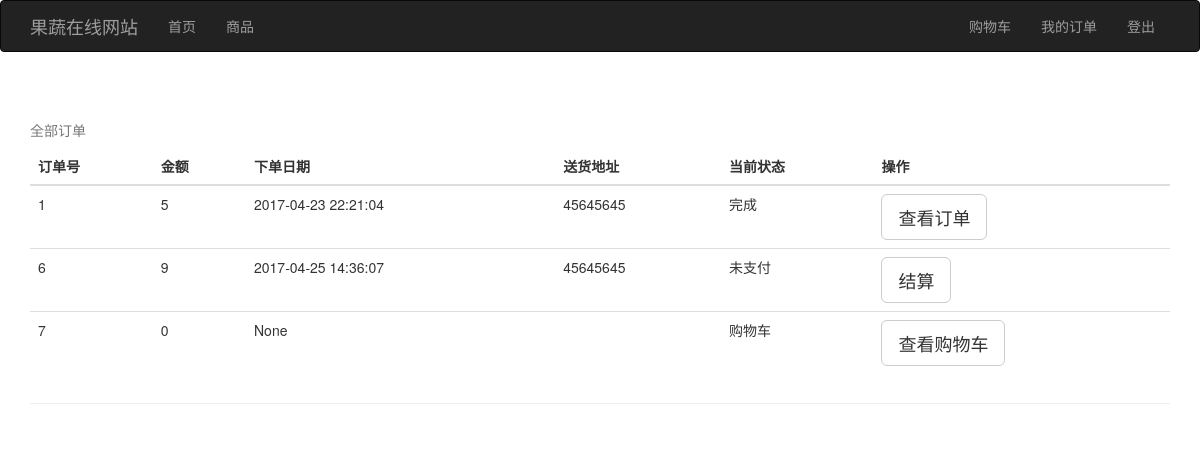
Page /list (signed in) on the committed database.
### app/models.py (models this page shows, shortened)
class Order(db.Model):
    id = db.Column(db.Integer, primary_key=True)
    cost = db.Column(db.Integer)
    time = db.Column(db.DateTime)
    user_id = db.Column(db.Integer, db.ForeignKey('user.id'))
    address = db.Column(db.String(30))
    status = db.Column(db.String(5))  # 订单属性:购物车,未支付,待发货,已发货,完成
    items = db.relationship('OrderItem', backref='order', lazy='dynamic')

### app/views.py (the view)
@app.route('/list')
@login_required
def list():
    user = User.query.filter_by(id=g.user.id).first()
    return render_template('list.html', user=user)

### app/views.py (called while the page is built)
@app.before_request
def before_request():
    g.user = current_user

@lm.user_loader
def load_user(id):
    return User.query.get(int(id))

### app/templates/list.html
{% extends "base.html" %}
{% block page_content %}
    <div class="page-header">
        <table class="table">
            <caption>全部订单</caption>
            <thead>
            <tr>
                <th>订单号</th>
                <th>金额</th>
                <th>下单日期</th>
                <th>送货地址</th>
                <th>当前状态</th>
                <th>操作</th>
            </tr>
            </thead>
            <tbody>
            {% for order in user.orders %}
                <tr>
                    <td>{{ order.id }}</td>
                    <td>{{ order.cost }}</td>
                    <td>{{ order.time }}</td>
                    <td>{{ order.address }}</td>
                    <td>{{ order.status }}</td>
                    {% if order.status == '未支付' %}
                        <td><a href="{{ url_for('order',id = order.id) }}" class="btn btn-default btn-lg" role="button">结算</a>
                        </td>
                    {% endif %}
                    {% if order.status == '购物车' %}
                        <td><a href="{{ url_for('buy') }}" class="btn btn-default btn-lg" role="button">查看购物车</a></td>
                    {% endif %}
                    {% if order.status == '完成' %}
                        <td><a href="{{ url_for('order',id = order.id) }}" class="btn btn-default btn-lg" role="button">查看订单</a>
                        </td>
                    {% endif %}
                </tr>
            {% endfor %}
            </tbody>
        </table>
    </div>
{% endblock %}

### rows in the picture
Order: id "1", cost "5", time "2017-04-23 22:21:04", address "45645645", status "完成"
Order: id "6", cost "9", time "2017-04-25 14:36:07", address "45645645", status "未支付"
Order: id "7", cost "0", time "None", status "购物车"
